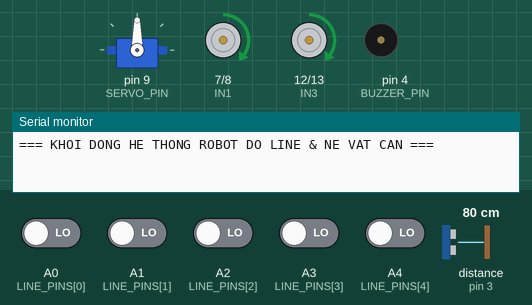
This sketch was run on a simulated Arduino Uno, built with avr-gcc and run on an emulated ATmega328P. Shown: servo, motor-driver pin pairs drawn as motors (green arrow = first pin HIGH = forward, orange = second pin HIGH = backward, longer = more drive, scaled by the enable pin), buzzer (waves = sounding, pin HIGH), the last lines printed to the serial monitor. Wiring (inferred from the names in the program): ultrasonic range finder: trigger pin 2; echo pin 3. The inputs (shaded band) are chosen by the test bench; at power-on: A0 (LINE_PINS[0]), A1 (LINE_PINS[1]), A2 (LINE_PINS[2]), A3 (LINE_PINS[3]), A4 (LINE_PINS[4]) LOW, distance to the obstacle (sensor on pin 3) 80 cm. The echo pulse lasts 58.3 µs per cm; pins used as bus, display or sensor lines are not drawn.

Above: at 1.7 s.
1.8 s: distance to the obstacle (sensor on pin 3) set to 22 cm
3.3 s: distance to the obstacle (sensor on pin 3) set to 18 cm
At 4.2 s:
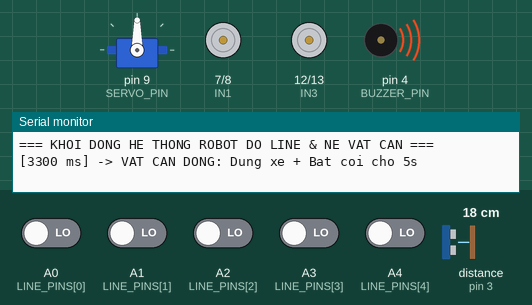
4.8 s: distance to the obstacle (sensor on pin 3) set to 24 cm
6.3 s: distance to the obstacle (sensor on pin 3) set to 27 cm
At 7.5 s:
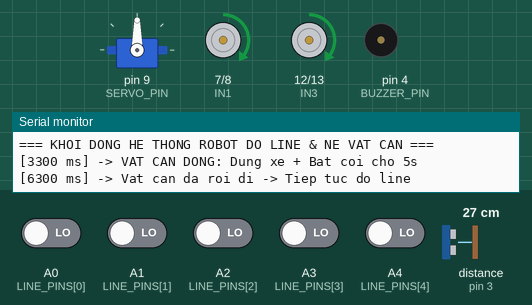
7.8 s: A0 (LINE_PINS[0]) driven HIGH
At 8.4 s:
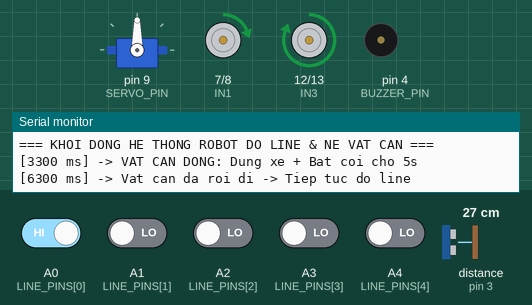
9.3 s: A1 (LINE_PINS[1]) driven HIGH
At 10.7 s:
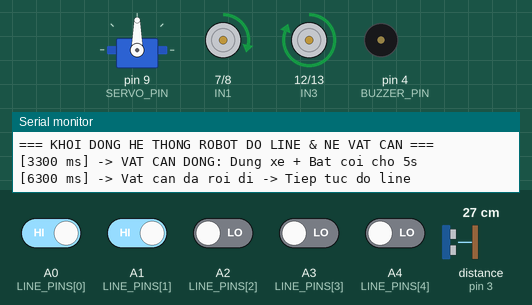
Timing chart, 0 to 11.8 s (numbered marks = the images above; inputs shaded):
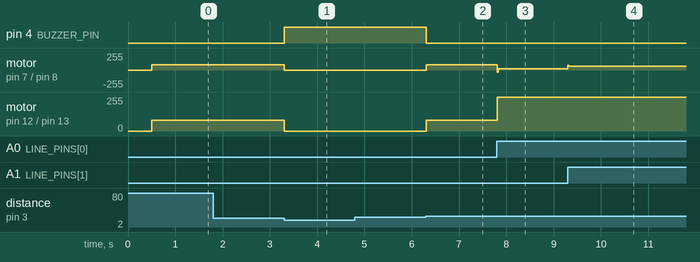

The sketch:

robot_doan1.ino
```cpp
#include <Servo.h>

// ==============================================================================
// 1. KHAI BÁO CHÂN KHỚP VỚI SƠ ĐỒ PROTEUS (PHẦN CỦA TV1)
// ==============================================================================
// Động cơ bên TRÁI (Kênh A - OUT1, OUT2)
const int ENA = 5;   // PWM tốc độ Trái
const int IN1 = 7;
const int IN2 = 8;

// Động cơ bên PHẢI (Kênh B - OUT3, OUT4)
const int ENB = 6;   // PWM tốc độ Phải
const int IN3 = 12;
const int IN4 = 13;

// Servo 180 độ
const int SERVO_PIN = 9;
Servo myServo;

// Cảm biến siêu âm HC-SR04
const int TRIG_PIN = 2;
const int ECHO_PIN = 3;

// Thanh dò line 5 mắt (5 nút LOGICSTATE)
const int LINE_PINS[5] = {A0, A1, A2, A3, A4};
int lineVal[5]; // Mảng lưu trạng thái 0/1 của 5 mắt

// Chân còi báo vật cản động (Chân D4 còn trống trên UNO R3)
const int BUZZER_PIN = 4;

// ==============================================================================
// 2. CÁC HÀM CƠ SỞ DRIVER PHẦN CỨNG (PHẦN CỦA TV1 + CẦU NỐI PID)
// ==============================================================================
void setMotor(int leftSpeed, int rightSpeed) {
  // Xử lý 2 bánh TRÁI
  if (leftSpeed > 0) {
    digitalWrite(IN1, HIGH);
    digitalWrite(IN2, LOW);
    analogWrite(ENA, constrain(leftSpeed, 0, 255));
  } else if (leftSpeed < 0) {
    digitalWrite(IN1, LOW);
    digitalWrite(IN2, HIGH);
    analogWrite(ENA, constrain(-leftSpeed, 0, 255));
  } else {
    digitalWrite(IN1, LOW);
    digitalWrite(IN2, LOW);
    analogWrite(ENA, 0);
  }

  // Xử lý 2 bánh PHẢI
  if (rightSpeed > 0) {
    digitalWrite(IN3, HIGH);
    digitalWrite(IN4, LOW);
    analogWrite(ENB, constrain(rightSpeed, 0, 255));
  } else if (rightSpeed < 0) {
    digitalWrite(IN3, LOW);
    digitalWrite(IN4, HIGH);
    analogWrite(ENB, constrain(-rightSpeed, 0, 255));
  } else {
    digitalWrite(IN3, LOW);
    digitalWrite(IN4, LOW);
    analogWrite(ENB, 0);
  }
}

void readLine() {
  for (int i = 0; i < 5; i++) {
    lineVal[i] = digitalRead(LINE_PINS[i]);
  }
}

// Cầu nối chuyển đổi 5 mắt dò line thành sai số PID (-100 đến +100, mất line = 999)
int getLineError() {
  readLine();
  const int weights[5] = {-100, -50, 0, 50, 100};
  int sum = 0;
  int activeCount = 0;

  for (int i = 0; i < 5; i++) {
    if (lineVal[i] == 1) {
      sum += weights[i];
      activeCount++;
    }
  }

  if (activeCount == 0) return 999; // Cả 5 mắt đều không thấy line
  return sum / activeCount;
}

int readDistance() {
  digitalWrite(TRIG_PIN, LOW);
  delayMicroseconds(2);
  digitalWrite(TRIG_PIN, HIGH);
  delayMicroseconds(10);
  digitalWrite(TRIG_PIN, LOW);

  long duration = pulseIn(ECHO_PIN, HIGH, 30000);
  if (duration == 0) return 400;
  return (int)(duration * 0.034 / 2);
}

void setBuzzer(bool state) {
  digitalWrite(BUZZER_PIN, state ? HIGH : LOW);
}

// ==============================================================================
// 3. MÁY TRẠNG THÁI (FSM) & THUẬT TOÁN DÒ LINE / NÉ VẬT CẢN (PHẦN CỦA TV2)
// ==============================================================================
enum RobotState {
  STATE_FOLLOW_LINE,      // 1. Dò line PID
  STATE_WAIT_DYNAMIC,     // 2. Gặp vật cản -> Dừng + còi + chờ 5s
  STATE_SCAN_STATIC,      // 3. Hết 5s vẫn còn vật cản -> Quét 0° và 180°
  STATE_EXIT_LINE,        // 4. Rẽ thoát line & xoay Servo ngang
  STATE_WALL_FOLLOW,      // 5. Bám cạnh vật cản tĩnh
  STATE_REACQUIRE_LINE    // 6. Vòng cung bắt lại line
};

class RobotFSM {
private:
  // Tham số PID dò line (tinh chỉnh thực tế trên sa bàn/Proteus)
  float Kp = 1.4f;
  float Ki = 0.0f;
  float Kd = 0.5f;
  float lastError = 0.0f;
  float integral = 0.0f;
  int baseSpeed = 160;

  // Ngưỡng khoảng cách & thời gian
  const int DIST_SAFE = 20;                 // Ngưỡng vật cản trước mặt (cm)
  const int DIST_WALL_TARGET = 15;          // Khoảng cách bám cạnh hộp (cm)
  const unsigned long WAIT_DYNAMIC_MS = 5000; // Chờ vật cản động 5 giây

  // Bộ đếm thời gian không chặn (Non-blocking millis)
  unsigned long lastPidMillis = 0;
  unsigned long lastScanMillis = 0;
  unsigned long stateStartMillis = 0;

  // Biến xử lý vật cản tĩnh
  int scanStep = 0;
  int distRight0 = 0;
  int distLeft180 = 0;
  int avoidDirection = 1; // 1: Né sang Trái (bám cạnh Phải), -1: Né sang Phải (bám cạnh Trái)
  int sideServoAngle = 0;

  void changeState(RobotState newState, unsigned long now, const char* msg) {
    currentState = newState;
    stateStartMillis = now;
    Serial.print("[");
    Serial.print(now);
    Serial.print(" ms] -> ");
    Serial.println(msg);
  }

public:
  RobotState currentState = STATE_FOLLOW_LINE;

  void update() {
    unsigned long now = millis();

    switch (currentState) {
      // ------------------------------------------------------------------
      // TRẠNG THÁI 1: DÒ LINE PID & QUÉT SIÊU ÂM PHÍA TRƯỚC (GÓC 90°)
      // ------------------------------------------------------------------
      case STATE_FOLLOW_LINE: {
        // Cập nhật PID mỗi 20ms
        if (now - lastPidMillis >= 20) {
          lastPidMillis = now;
          int error = getLineError();

          if (error != 999) {
            integral += error;
            float derivative = error - lastError;
            float correction = Kp * error + Ki * integral + Kd * derivative;
            lastError = error;

            int leftPWM = baseSpeed + (int)correction;
            int rightPWM = baseSpeed - (int)correction;
            setMotor(leftPWM, rightPWM);
          } else {
            // Mất line tạm thời -> giảm tốc giữ thẳng tìm lại vạch
            setMotor(baseSpeed * 0.5, baseSpeed * 0.5);
          }
        }

        // Đo khoảng cách trước mặt mỗi 100ms
        if (now - lastScanMillis >= 100) {
          lastScanMillis = now;
          int frontDist = readDistance();
          if (frontDist > 0 && frontDist < DIST_SAFE) {
            setMotor(0, 0);
            setBuzzer(true);
            changeState(STATE_WAIT_DYNAMIC, now, "VAT CAN DONG: Dung xe + Bat coi cho 5s");
          }
        }
        break;
      }

      // ------------------------------------------------------------------
      // TRẠNG THÁI 2: CHỜ VẬT CẢN ĐỘNG (5 GIÂY)
      // ------------------------------------------------------------------
      case STATE_WAIT_DYNAMIC: {
        setMotor(0, 0);

        // Kiểm tra mỗi 200ms xem vật cản đã rời đi chưa
        if (now - lastScanMillis >= 200) {
          lastScanMillis = now;
          int frontDist = readDistance();

          if (frontDist >= DIST_SAFE + 5) {
            setBuzzer(false);
            integral = 0;
            lastError = 0;
            changeState(STATE_FOLLOW_LINE, now, "Vat can da roi di -> Tiep tuc do line");
            return;
          }
        }

        // Hết 5000ms mà vật cản vẫn đứng yên -> Chuyển sang né vật cản tĩnh
        if (now - stateStartMillis >= WAIT_DYNAMIC_MS) {
          setBuzzer(false);
          scanStep = 0;
          myServo.write(0); // Bắt đầu quay Servo sang Phải (0 độ)
          changeState(STATE_SCAN_STATIC, now, "Het 5s -> Quay Servo 0 do quet ben Phai");
        }
        break;
      }

      // ------------------------------------------------------------------
      // TRẠNG THÁI 3: QUÉT VẬT CẢN TĨNH (GÓC 0° VÀ 180° BẰNG MILLIS)
      // ------------------------------------------------------------------
      case STATE_SCAN_STATIC: {
        setMotor(0, 0);

        // Chờ 400ms cho Servo ổn định tại góc 0° rồi đo bên Phải
        if (scanStep == 0 && (now - stateStartMillis >= 400)) {
          distRight0 = readDistance();
          myServo.write(180); // Quay tiếp Servo sang Trái (180 độ)
          scanStep = 1;
          stateStartMillis = now;
        }
        // Chờ 400ms cho Servo ổn định tại góc 180° rồi đo bên Trái
        else if (scanStep == 1 && (now - stateStartMillis >= 400)) {
          distLeft180 = readDistance();

          if (distLeft180 >= distRight0) {
            avoidDirection = 1;   // Bên Trái rộng hơn -> Rẽ Trái thoát line
            sideServoAngle = 0;   // Xoay Servo sang Phải (0°) để bám cạnh hộp
            changeState(STATE_EXIT_LINE, now, "Chon re TRAI ne vat can tinh");
          } else {
            avoidDirection = -1;  // Bên Phải rộng hơn -> Rẽ Phải thoát line
            sideServoAngle = 180; // Xoay Servo sang Trái (180°) để bám cạnh hộp
            changeState(STATE_EXIT_LINE, now, "Chon re PHAI ne vat can tinh");
          }
        }
        break;
      }

      // ------------------------------------------------------------------
      // TRẠNG THÁI 4: RẼ THOÁT LINE & XOAY SERVO NGANG
      // ------------------------------------------------------------------
      case STATE_EXIT_LINE: {
        if (now - stateStartMillis < 500) {
          // Xoay xe thoát khỏi vạch line trong 500ms
          if (avoidDirection == 1) setMotor(-130, 130);
          else setMotor(130, -130);
        } else if (now - stateStartMillis < 900) {
          // Dừng nhẹ 400ms để quay Servo sang ngang nhìn vào cạnh hộp
          setMotor(0, 0);
          myServo.write(sideServoAngle);
        } else {
          changeState(STATE_WALL_FOLLOW, now, "Bat dau bam canh vat can tinh");
        }
        break;
      }

      // ------------------------------------------------------------------
      // TRẠNG THÁI 5: BÁM CẠNH VẬT CẢN TĨNH
      // ------------------------------------------------------------------
      case STATE_WALL_FOLLOW: {
        if (now - lastScanMillis >= 80) {
          lastScanMillis = now;
          int sideDist = readDistance();

          // Nếu khoảng cách ngang > 35cm -> Đã vượt qua chiều dài vật cản
          if (sideDist > 35) {
            changeState(STATE_REACQUIRE_LINE, now, "Vuot qua hop -> Vong cung bat lai line");
            return;
          }

          // Điều chỉnh nhẹ 2 bánh giữ khoảng cách song song với cạnh hộp
          int wallError = sideDist - DIST_WALL_TARGET;
          int adjust = (int)(wallError * 3.0f) * avoidDirection;
          setMotor(140 + adjust, 140 - adjust);
        }
        break;
      }

      // ------------------------------------------------------------------
      // TRẠNG THÁI 6: CHẠY VÒNG CUNG ĐỂ BẮT LẠI LINE
      // ------------------------------------------------------------------
      case STATE_REACQUIRE_LINE: {
        if (avoidDirection == 1) {
          setMotor(160, 90);  // Vòng cung sang phải tìm line
        } else {
          setMotor(90, 160);  // Vòng cung sang trái tìm line
        }

        // Sau tối thiểu 400ms rời hộp, đọc cảm biến TCRT5000L để bắt lại vạch
        if (now - stateStartMillis >= 400) {
          if (getLineError() != 999) {
            myServo.write(90); // Đưa Servo về thẳng 90°
            integral = 0;
            lastError = 0;
            changeState(STATE_FOLLOW_LINE, now, "Da bat lai line -> Tiep tuc do line PID");
          }
        }
        break;
      }
    }
  }
};

RobotFSM robot;

// ==============================================================================
// 4. CHƯƠNG TRÌNH CHÍNH SETUP & LOOP
// ==============================================================================
void setup() {
  Serial.begin(9600);

  // Cấu hình chân động cơ
  pinMode(ENA, OUTPUT);
  pinMode(IN1, OUTPUT);
  pinMode(IN2, OUTPUT);
  pinMode(ENB, OUTPUT);
  pinMode(IN3, OUTPUT);
  pinMode(IN4, OUTPUT);

  // Cấu hình chân siêu âm & còi
  pinMode(TRIG_PIN, OUTPUT);
  pinMode(ECHO_PIN, INPUT);
  pinMode(BUZZER_PIN, OUTPUT);
  setBuzzer(false);

  // Cấu hình 5 chân dò line
  for (int i = 0; i < 5; i++) {
    pinMode(LINE_PINS[i], INPUT);
  }

  // Khởi động Servo ở góc nhìn thẳng (90 độ)
  myServo.attach(SERVO_PIN);
  myServo.write(90);
  setMotor(0, 0);
  delay(500);

  Serial.println("=== KHOI DONG HE THONG ROBOT DO LINE & NE VAT CAN ===");
}

void loop() {
  robot.update();
}
```

Measured:
- the behaviour switches between 21 and 20 cm on distance to the obstacle (sensor on pin 3) (found by bisection; images 0 and 1)
- the behaviour switches between 25 and 26 cm on distance to the obstacle (sensor on pin 3) (found by bisection; images 1 and 2)
- after the input at 1.8 s, every drawn part: stays the same
- after the input at 3.3 s, pin 4 (BUZZER_PIN): LOW → HIGH at once; motor on pin 7 (IN1) / pin 8 (IN2), motor on pin 12 (IN3) / pin 13 (IN4): forward 80/255 → stopped at once
- after the input at 4.8 s, every drawn part: stays the same
- after the input at 6.3 s, pin 4 (BUZZER_PIN): HIGH → LOW at once; motor on pin 7 (IN1) / pin 8 (IN2), motor on pin 12 (IN3) / pin 13 (IN4): stopped → forward 80/255 at once
- after the input at 7.8 s, motor on pin 7 (IN1) / pin 8 (IN2): forward 80/255 → forward 20/255 at once; motor on pin 12 (IN3) / pin 13 (IN4): forward 80/255 → forward 255/255 at once
- after the input at 9.3 s, motor on pin 7 (IN1) / pin 8 (IN2): forward 20/255 → forward 55/255 at once; motor on pin 12 (IN3) / pin 13 (IN4): forward 255/255 → forward 252/255 at once, → forward 255/255 0.02 s later
